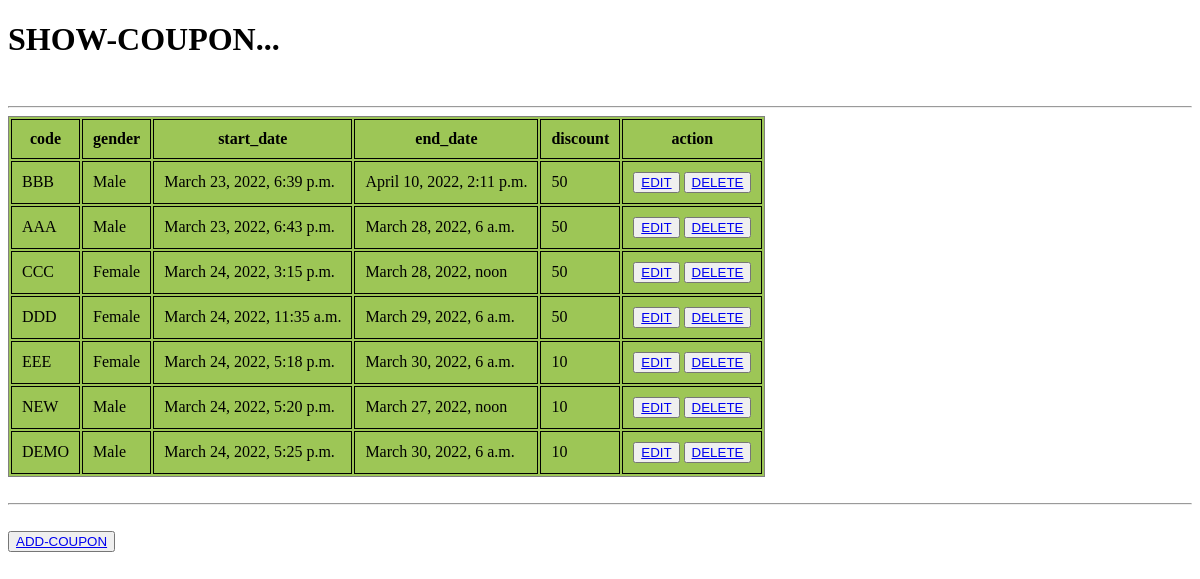
Before: /show/ with the older database file.
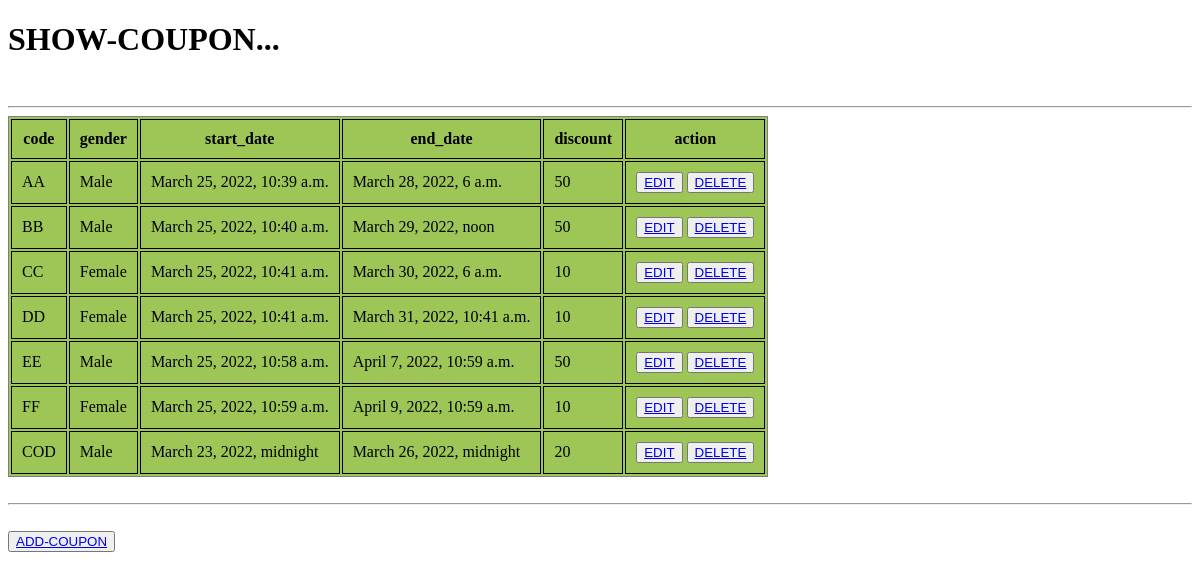
After: the same page with the newer database file.
### promoapp/models.py (models this page shows, shortened)
class Coupon(models.Model):
    code = models.CharField(max_length=10, unique=True,
                            validators=[RegexValidator(
                                "^[A-Z0-9]*$", "code enter must be uppercase letters & numbers",
                            )], null=True, blank=True)
    GENDER_CHOICES = (
        ('Male', 'Male'),
        ('Female', 'Female'),)
    gender = models.CharField(max_length=7, choices=GENDER_CHOICES)
    def start_dates(start):
        sd = timezone.now()
        if start < sd:
            raise ValidationError('enter current date..')
    def end_dates(end):
        ed = timezone.now()
        if end < ed:
            raise ValidationError('enter future date....')
    start_date = models.DateTimeField(validators=[start_dates])
    end_date = models.DateTimeField(validators=[end_dates])
    discount = models.IntegerField(default=None, validators=[MaxValueValidator(100)])
    TYPE_CHOICES = [('flat', 'Flat'),
                    ('Percentage', 'percentage')]
    discounttype = models.CharField(choices=TYPE_CHOICES, default='Flat', max_length=10)
    max_coupen = models.IntegerField(null=True)
    user_limit = models.IntegerField(null=True)

### promoapp/views.py (the view)
# urls.py: path('show/', views.showcoupen, name='show'),
def showcoupen(request):
    sc = Coupon.objects.all()
    return render(request, 'coupen-show.html', {'coupen': sc})

### promoapp/templates/coupen-show.html (shortened to what this page needs)
<!DOCTYPE html>
<html lang="en">
{% load static %}
<head>
</head>
<body>
<h1>SHOW-COUPON...</h1><br>
<hr>
<div class="table-responsive">
    <table class="table align-middle" style="background-color:#9DC656">
        <thead>
        <tr>
            <th scope="col">code</th>
            <th scope="col">gender</th>
            <th scope="col">start_date</th>
            <th scope="col">end_date</th>
            <th scope="col">discount</th>
            <th scope="col">action</th>
        </tr>
        </thead>
        <tbody>
        {% for val in coupen %}
        <tr>
            <td>{{val.code}}</td>
            <td>{{val.gender}}</td>
            <td>{{val.start_date}}</td>
            <td>{{val.end_date}}</td>
            <td>{{val.discount}}</td>
            <td>
                <button><a href="/update/{{val.id}}">EDIT</a></button>
                <button><a href="/delete/{{val.id}}/">DELETE</a></button>
            </td>
        </tr>
        {% endfor %}
        </tbody>
    </table><br><hr><br>
    <button type="button" class="btn btn-secondary"><a href="/add/">ADD-COUPON</a></button>
</div>
</body>
</html>

Changed rows visible on the page:
removed Coupon: code "DEMO", gender "Male", start_date "March 24, 2022, 5:25 p.m.", end_date "March 30, 2022, 6 a.m.", discount "10"
changed Coupon: code "BBB" → "AA"; start_date "March 23, 2022, 6:39 p.m." → "March 25, 2022, 10:39 a.m."; end_date "April 10, 2022, 2:11 p.m." → "March 28, 2022, 6 a.m."
changed Coupon: code "AAA" → "BB"; start_date "March 23, 2022, 6:43 p.m." → "March 25, 2022, 10:40 a.m."; end_date "March 28, 2022, 6 a.m." → "March 29, 2022, noon"
changed Coupon: code "CCC" → "CC"; start_date "March 24, 2022, 3:15 p.m." → "March 25, 2022, 10:41 a.m."; end_date "March 28, 2022, noon" → "March 30, 2022, 6 a.m."; discount "50" → "10"
changed Coupon: code "DDD" → "DD"; start_date "March 24, 2022, 11:35 a.m." → "March 25, 2022, 10:41 a.m."; end_date "March 29, 2022, 6 a.m." → "March 31, 2022, 10:41 a.m."; discount "50" → "10"
added Coupon: code "EE", gender "Male", start_date "March 25, 2022, 10:58 a.m.", end_date "April 7, 2022, 10:59 a.m.", discount "50"
changed Coupon: code "EEE" → "FF"; start_date "March 24, 2022, 5:18 p.m." → "March 25, 2022, 10:59 a.m."; end_date "March 30, 2022, 6 a.m." → "April 9, 2022, 10:59 a.m."
changed Coupon: code "NEW" → "COD"; start_date "March 24, 2022, 5:20 p.m." → "March 23, 2022, midnight"; end_date "March 27, 2022, noon" → "March 26, 2022, midnight"; discount "10" → "20"
